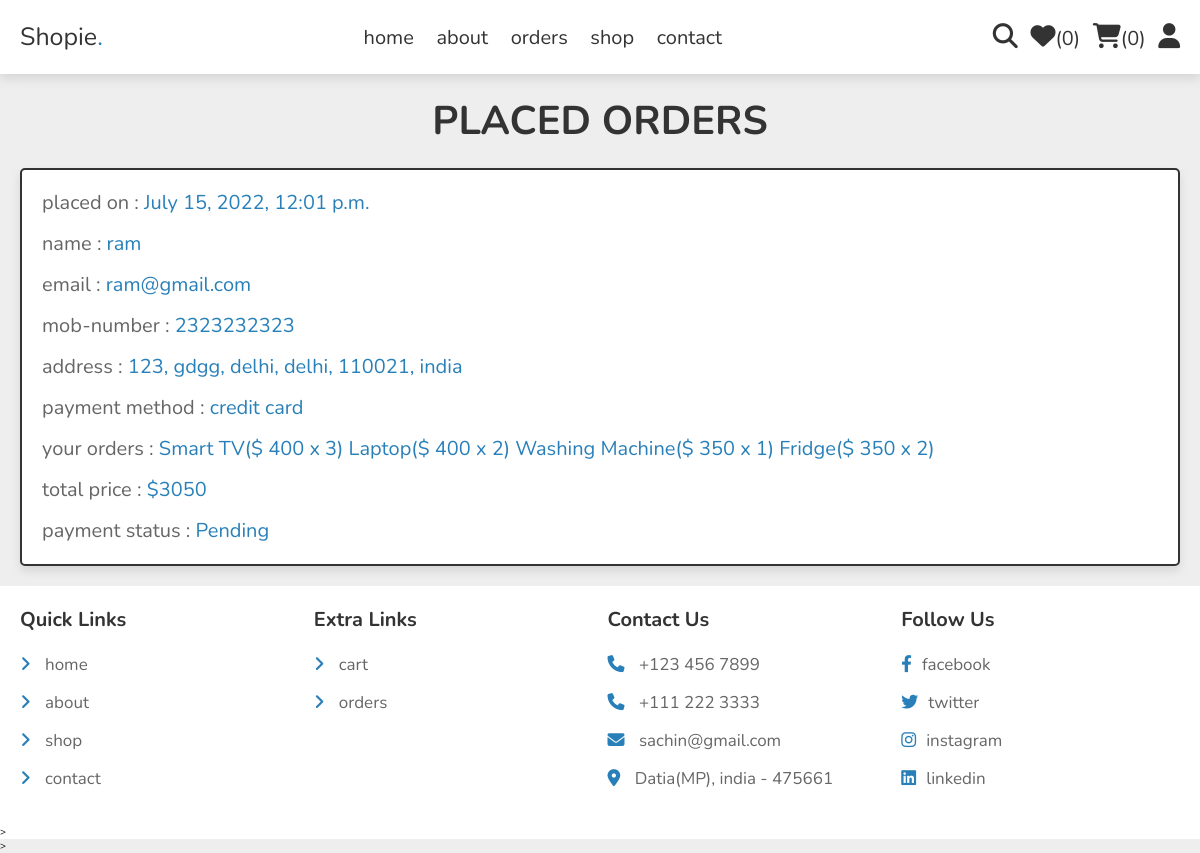
The app's page /order_detail/ (signed in) with its own data.
### store/models.py (models this page shows, shortened)
class Order(models.Model):
    customer = models.ForeignKey(User, on_delete=models.CASCADE,null=True,blank=False)
    order_date = models.DateTimeField(auto_now_add=True)
    order_status = models.CharField(max_length=50,default='Pending')
    payment_mode = models.CharField(max_length=50)
    product_id = models.ForeignKey(Products, on_delete=models.CASCADE,null=True,blank=False)
    quantity = models.PositiveIntegerField(default=0,null=False,blank=False)

class ShippingAddress(models.Model):
    customer = models.ForeignKey(User, on_delete=models.CASCADE,null=False,blank=False)
    name = models.CharField(max_length=150,null=False,blank=False)
    mobile_no = models.PositiveIntegerField(null=False,blank=False)
    email = models.EmailField(max_length=254,null=True,blank=False)
    address_line1 = models.CharField(max_length=150,null=False,blank=False)
    address_line2 = models.CharField(max_length=150,null=False,blank=False)
    city = models.CharField(max_length=50,null=False,blank=False)
    state = models.CharField(max_length=50,null=False,blank=False)
    pincode = models.PositiveIntegerField(null=False,blank=False)
    country = models.CharField(max_length=50,null=False,blank=False)

class Products(models.Model):
    category = models.ForeignKey(ProductCategory, on_delete=models.CASCADE,null=True,blank=False)
    name = models.CharField(max_length=50,blank=False,null=False)
    price = models.PositiveIntegerField(blank=False,null=False)
    details = models.TextField(blank=True)
    image_01 = models.ImageField()
    image_02 = models.ImageField()
    image_03 = models.ImageField()

### store/views.py (the view)
# urls.py: path('order_detail/',OrderView,name='order_detail'),
@login_required
def OrderView(request):
    cart_count=Cart.objects.filter(customer=request.user).count()
    item_count=WishList.objects.filter(customer=request.user).count()
    orders=Order.objects.filter(customer=request.user)
    if ShippingAddress.objects.filter(customer=request.user).exists():
        order=orders[0]
        addresses=ShippingAddress.objects.filter(customer=request.user)
        address=addresses[len(addresses)-1]
        shipped_address=", ".join(
                                [str(address.address_line1),
                                address.address_line2,
                                address.city,
                                address.state,
                                str(address.pincode),
                                address.country
                                ]
                                )
        total_price=sum([item.product_id.price * item.quantity  for item in orders])
        context={'order':order,'address':address,'shipped_address':shipped_address,'orders':orders,'total_price':total_price,'cart_count':cart_count,'item_count':item_count}
    else:
        context={'order':0,'cart_count':cart_count,'item_count':item_count}
    return render(request,'store/order.html',context)

### store/templates/store/order.html (shortened to what this page needs)
   {% extends 'store/main.html' %}
   {% load static %}
{% block content %}
<section class="orders">
      {% if order %}
      <h1 class="heading">placed orders</h1>
        <div class="box-container">
            <div class="box">
                <p>placed on : <span>{{order.order_date}}</span></p>
                <p>name : <span>{{address.name}}</span></p>
                <p>email : <span>{{address.email}}</span></p>
                <p>mob-number : <span>{{address.mobile_no}}</span></p>
                <p>address : <span>{{shipped_address}}</span></p>
                <p>payment method : <span>{{order.payment_mode}}</span></p>
                <p>your orders : <span>
                {% for order in orders %}
                {{order.product_id.name}}($ {{order.product_id.price}}  x {{order.quantity}})
                {% endfor %}
               </span></p>
               <p>total price : <span>${{total_price}}</span></p>
               <p> payment status : <span>{{order.order_status}} </span> </p>
            </div>
         </div>
         {% else %}
            <div class="cart-total">
               <p>no orders placed yet!</p>
            </div>
      {% endif %}
      </section>
{% endblock content %}

### store/static/CSS/style.css (style rules this page uses)
:root { --main-color:#2980b9; --orange:#f39c12; --red:#e74c3c; --black:#333; --white:#fff; --light-color:#666; --light-bg:#eee; --border:.2rem solid var(--black); --box-shadow:0 .5rem 1rem rgba(0,0,0,.1); }
* { font-family: 'Nunito', sans-serif; margin:0; padding:0; box-sizing: border-box; outline: none; border:none; text-decoration: none; }
html { font-size: 62.5%; overflow-x: hidden; }
body { background-color: var(--light-bg); }
section { padding:2rem; max-width: 1200px; margin:0 auto; }
.heading { font-size: 4rem; color:var(--black); margin-bottom: 2rem; text-align: center; text-transform: uppercase; }
.orders .box-container { display: flex; flex-wrap: wrap; gap:1.5rem; align-items: flex-start; }
.orders .box-container .box { padding:1rem 2rem; flex:1 1 40rem; border:var(--border); background-color: var(--white); box-shadow: var(--box-shadow); border-radius: .5rem; }
.orders .box-container .box p { margin:.5rem 0; line-height: 1.8; font-size: 2rem; color:var(--light-color); }
.orders .box-container .box p span { color:var(--main-color); }

### records on screen
Order: order_date "July 15, 2022, 12:01 p.m.", payment_mode "credit card", product_id.name "Smart TV", product_id.price "400", quantity "3", order_status "Pending"
ShippingAddress: name "ram", email "ram@gmail.com", mobile_no "2323232323"
Order: product_id.name "Laptop", product_id.price "400", quantity "2"
Order: product_id.name "Washing Machine", product_id.price "350", quantity "1"
Order: product_id.name "Fridge", product_id.price "350", quantity "2"

### other values on screen
{{ item_count }} "0"
{{ cart_count }} "0"
{{ shipped_address }} "123, gdgg, delhi, delhi, 110021, india"
{{ total_price }} "3050"
